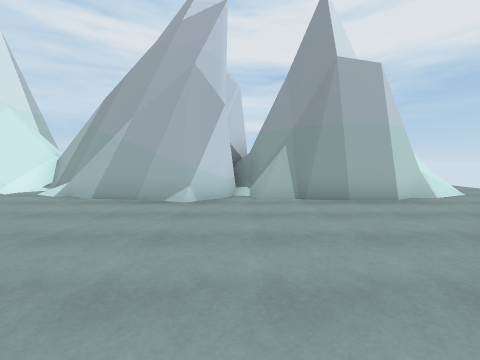
View 1 (above)

18 first-person views from a walk through a Unity game level. The camera is 1.4 m above the floor, tilts 4° down and sees 90° across. The floor is counted in squares, 1.78 m on a side. Each view is taken from the middle of a square. On the plan, view 1 faces up. The plan holds only what a view shows up to about 9 squares ahead; the rest is blank. The place goes on beyond the plan. The player character is not drawn.

View 2
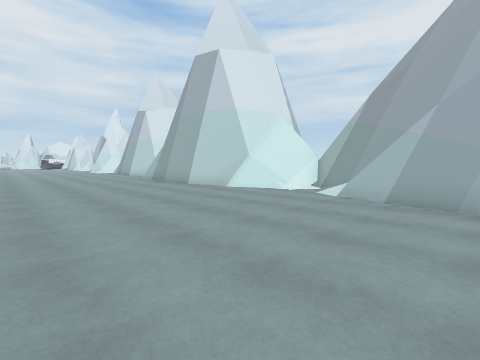

View 3
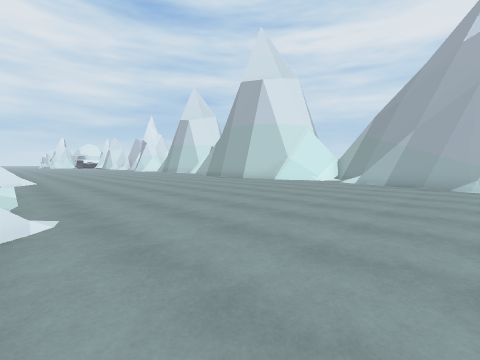

View 4
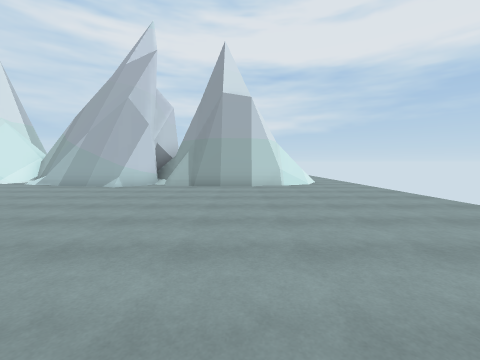

View 5
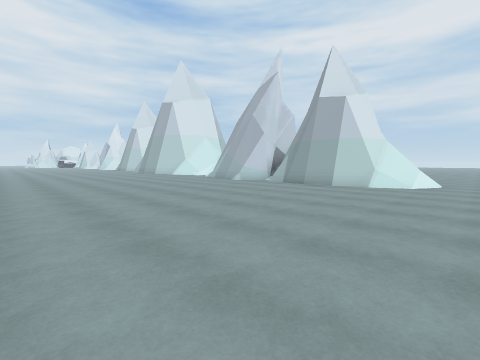

View 6
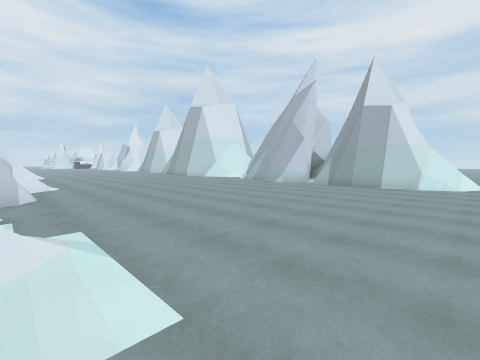

View 7
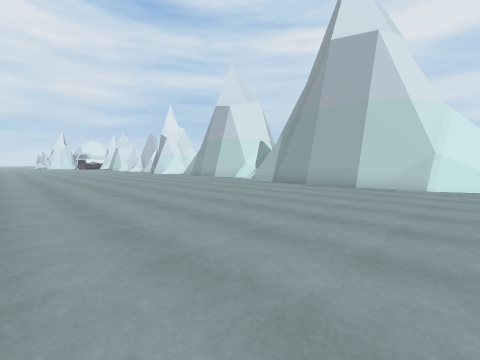

View 8
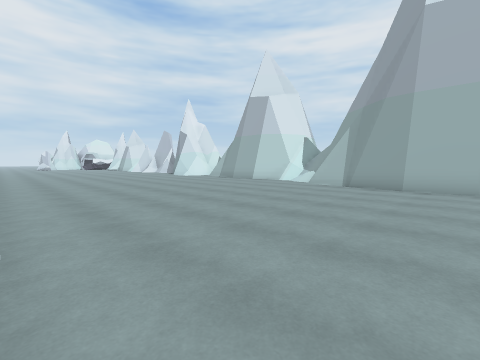

View 9
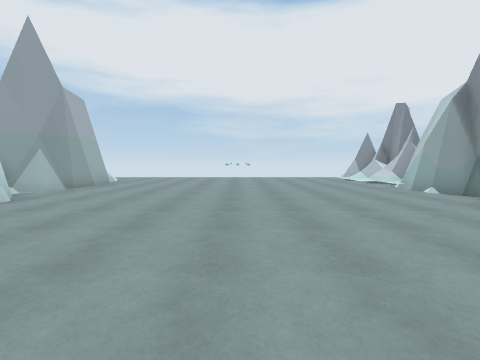

View 10
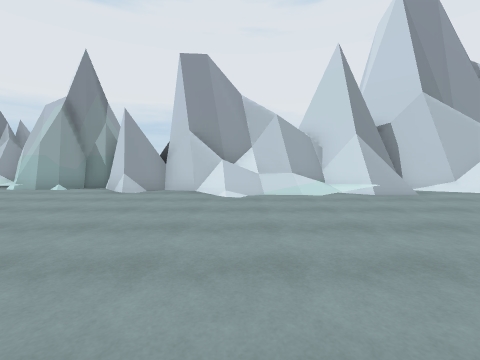

View 11
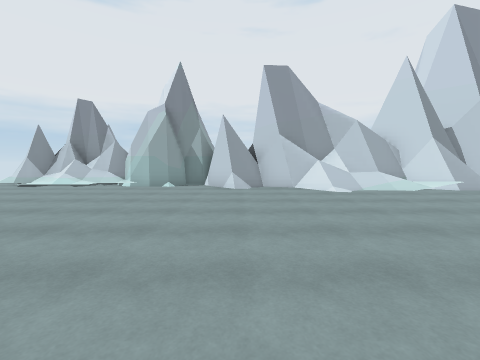

View 12
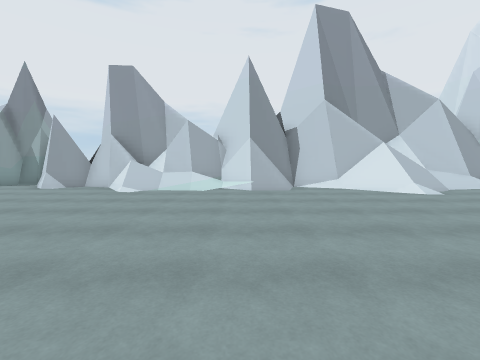

View 13
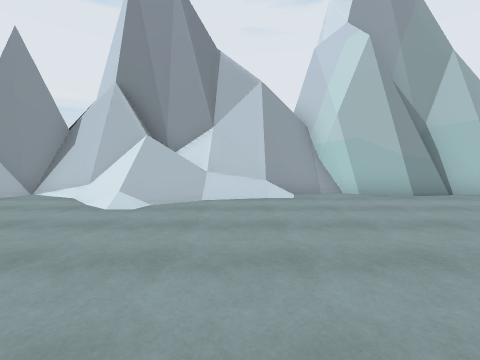

View 14
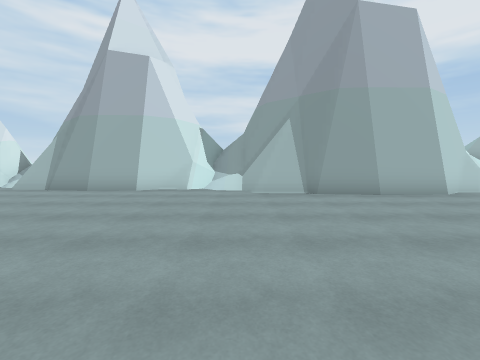

View 15
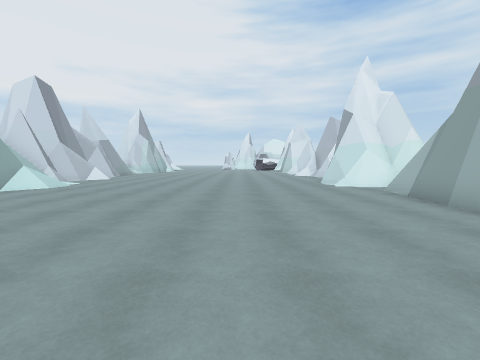

View 16
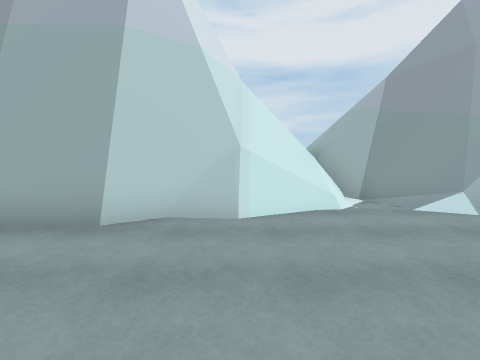

View 17
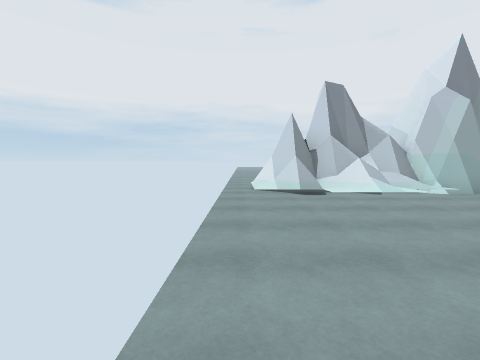

View 18
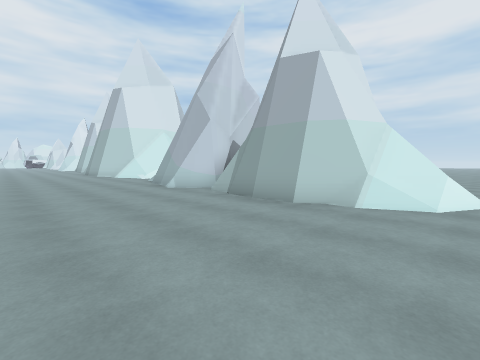

### Floor plan
Key: @ floor where view 1 was taken; # wall or solid block; . floor; / step, stairs or slope; = window, fence, low wall or low ledge; ^ raised ledge.
Columns run from 24 left of view 1 to 7 right of it. Each row starts with its distance up from view 1.
 10                               .
  9 #                ##           ..
  8 ##     ####     ^#####  #     ..
  7 ####  ##=##     ^#=#######  ##=.
  6 ##.####..=##  ####..##########..
  5  ..........####.......##..##....
  4 ................................
  3 ................................
  2 ................................
  1 ................................
  0 ........................@.......
 -1 ................................
 -2 ................................
 -3 .........../....................
 -4 .=........///..//////...........
 -5 #########///#######/###..///=#/.
 -6 #  ############   #############.
 -7          ####              #

Positions as (right, up) in squares from view 1, and headings:
1: (0, 0), facing up
2: (-2, 0), facing up-left
3: (-1, -4), facing up-left
4: (3, -3), facing up
5: (7, -3), facing up-left
6: (6, -5), facing up-left
7: (-7, -3), facing up-left
8: (-10, -3), facing up-left
9: (-6, 0), facing right
10: (-5, 2), facing down
11: (-2, 3), facing down
12: (-8, 3), facing down
13: (-15, 1), facing down
14: (-15, -1), facing up
15: (-15, 2), facing left
16: (-8, 2), facing up
17: (7, 1), facing down
18: (6, 1), facing up-left
